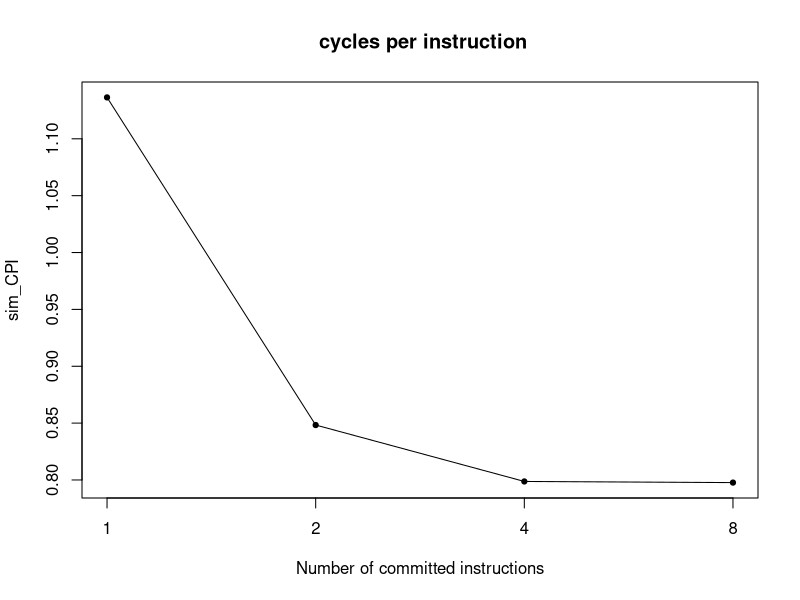
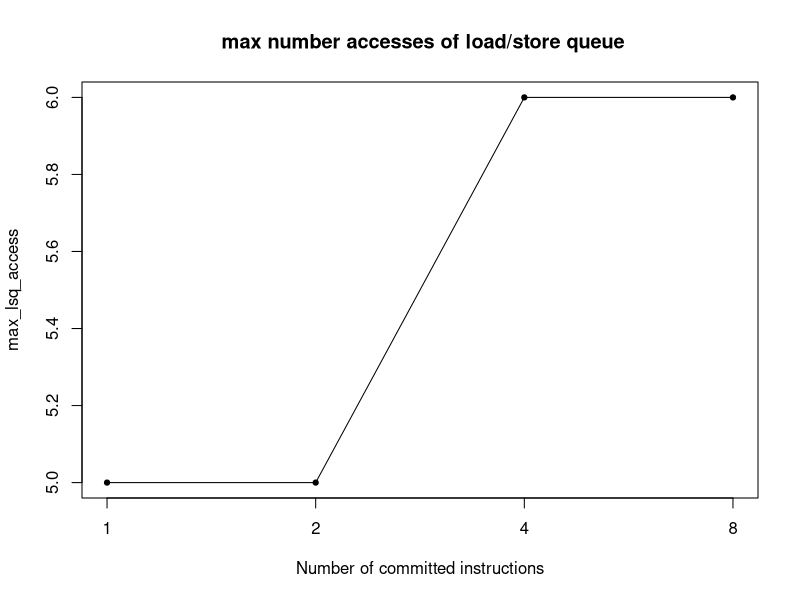
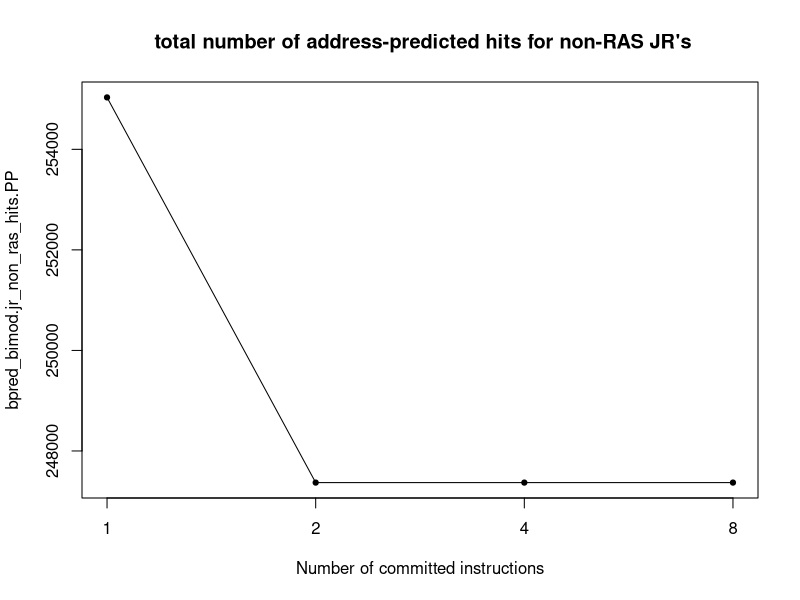
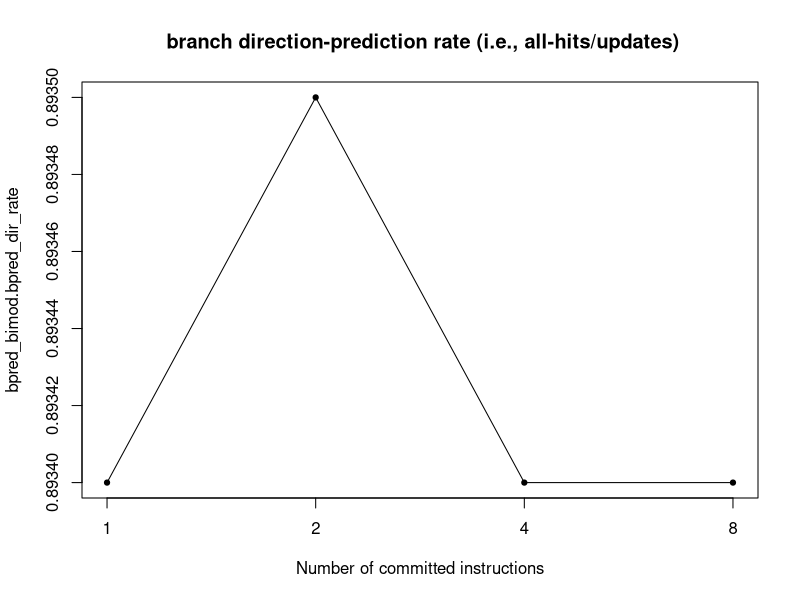
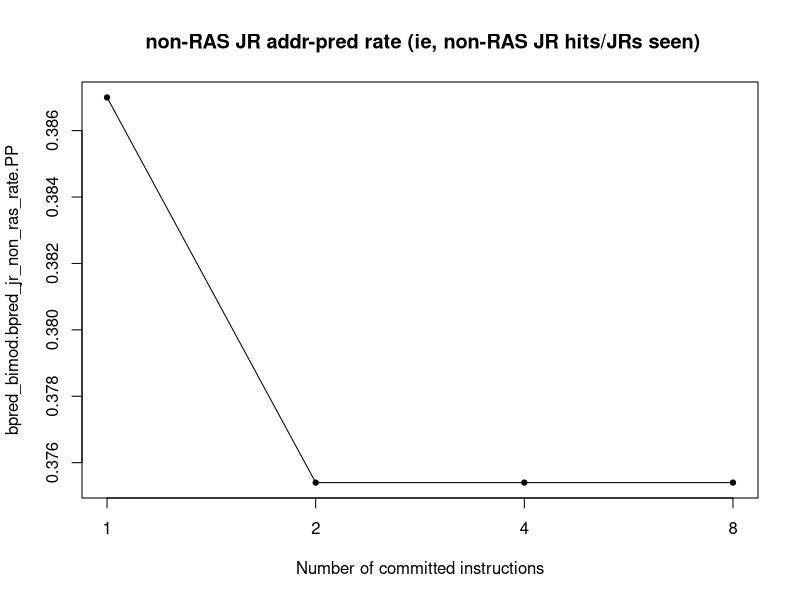
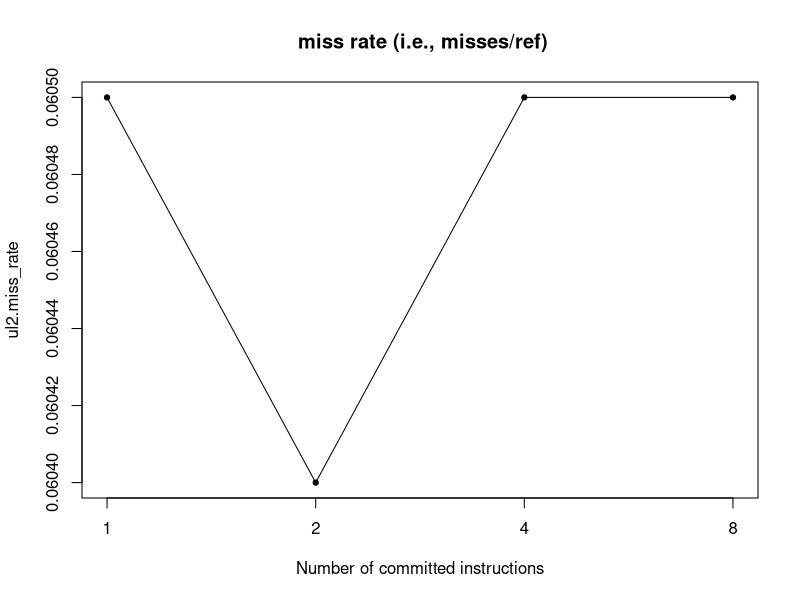
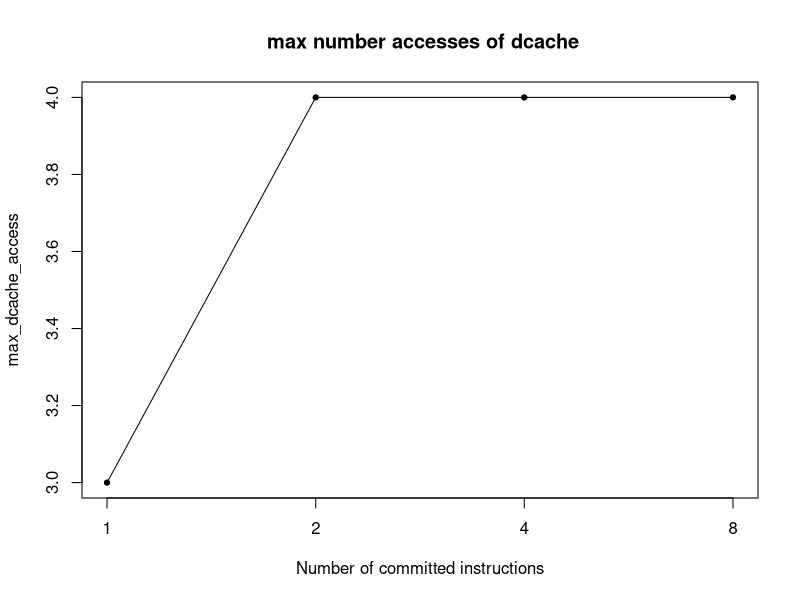
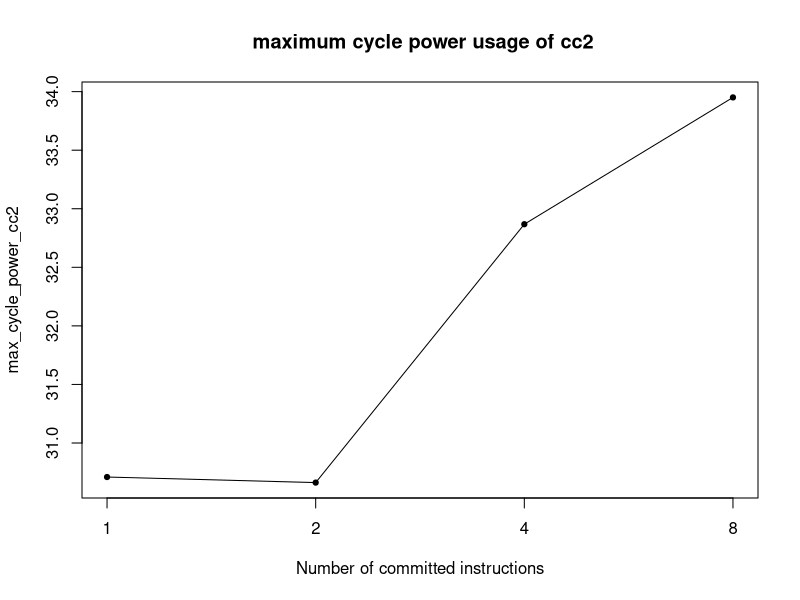

These charts were generated, in order, by the following R code:
start <- 219
top <- 20
xlab <- "Number of committed instructions"

data <- readLines("Results/results_C1.txt") 
data <- data[start:length(data) - 1]
n <- length(data)
empty <- rep(0, n)
results <- data.frame(metric = empty, C1 = empty)
for(i in 1:n){
  result <- strsplit(strsplit(data[i], "#")[[1]][1], "\\s+")[[1]]
  results[i,1] <- result[1]
  results[i,2] <- as.numeric(result[2])
}
data <- readLines("Results/results_C2.txt") 
data <- data[start:length(data) - 1]
results$C2 <- empty
for(i in 1:n){
  result <- strsplit(strsplit(data[i], "#")[[1]][1], "\\s+")[[1]]
  results[i,3] <- as.numeric(result[2])
}
data <- readLines("Results/results_C4.txt") 
data <- data[start:length(data) - 1]
results$C4 <- empty
for(i in 1:n){
  result <- strsplit(strsplit(data[i], "#")[[1]][1], "\\s+")[[1]]
  results[i,4] <- as.numeric(result[2])
}
data <- readLines("Results/results_C8.txt") 
data <- data[start:length(data) - 1]
results$C8 <- empty
results$desc <- empty
for(i in 1:n){
  result <- strsplit(strsplit(data[i], "#")[[1]][1], "\\s+")[[1]]
  results[i,5] <- as.numeric(result[2])
  results[i,6] <- strsplit(data[i], "#")[[1]][2]
}

plot(1:4,results[15,2:5],type='l',axes=F,ylab=results[15,1]
     ,main=results[15,6]
     ,xlab=xlab)
points(1:4,results[15,2:5],cex=0.7,pch=21,bg=1)
box()
axis(1,at=1:4,labels=c(1,2,4,8))
axis(2)

results$min <- apply(results[,2:5],1,min)
results$max <- apply(results[,2:5],1,max)
results$range <- results$max - results$min
results$sd <- apply(results[,2:5],1,sd)
results$index <- results$sd / results$range

results <- results[with(results,order(-index)),]
write.csv(results,'Results/metrics_C.csv',row.names = F)
results <- results[1:top,1:6]

for(i in 1:top){
  plot(1:4,results[i,2:5],type='l',axes=F,ylab=results[i,1]
       ,main=results[i,6]
       ,xlab=xlab)
  box()
  axis(1,at=1:4,labels=c(1,2,4,8))
  axis(2)
  points(1:4,results[i,2:5],cex=0.7,pch=21,bg=1)
}